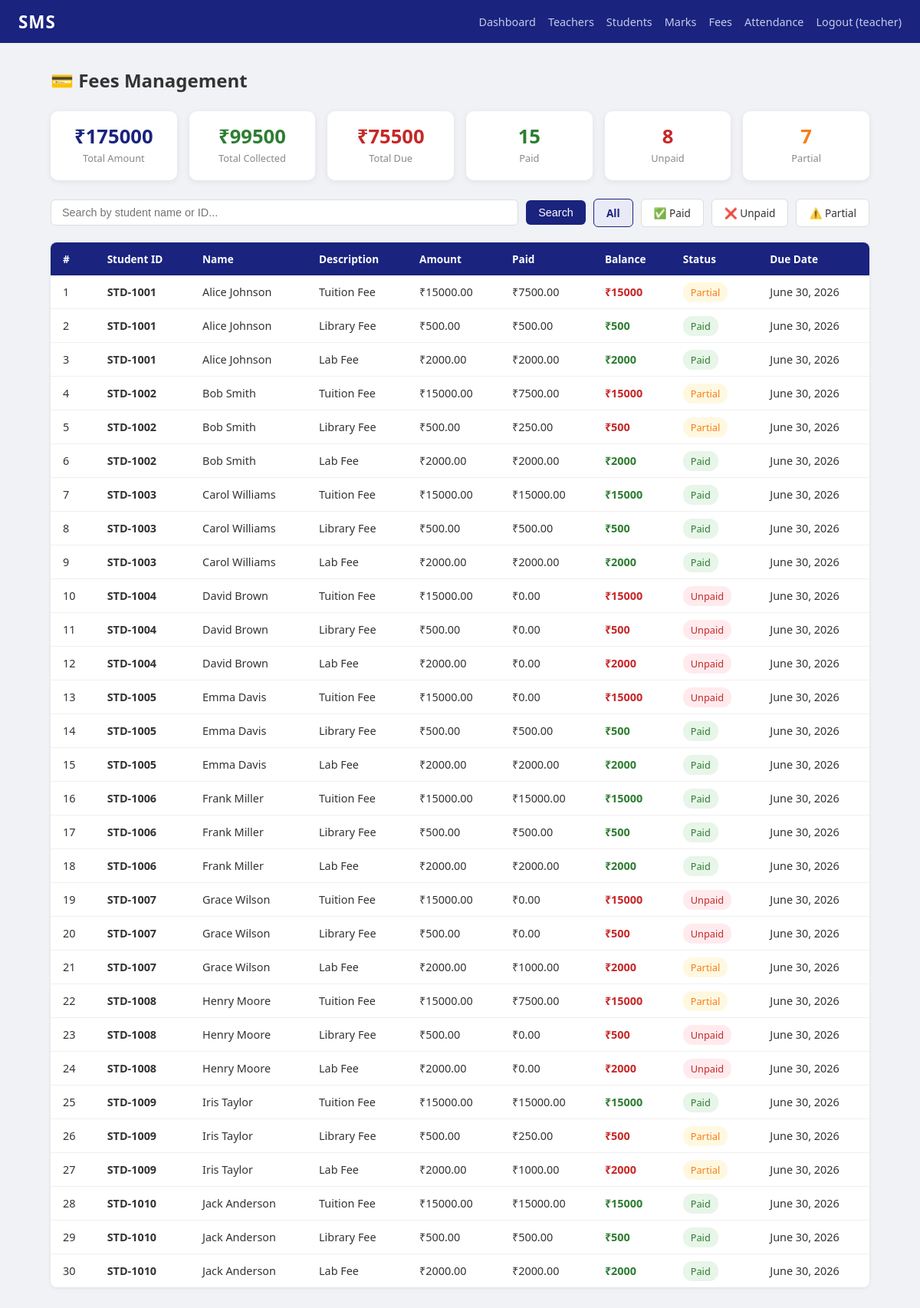
The app's page /fees/ (signed in) with its own data.
### users/models.py (models this page shows, shortened)
class CustomUser(AbstractUser):
    ROLE_ADMIN   = 'admin'
    ROLE_TEACHER = 'teacher'
    ROLE_STUDENT = 'student'
    ROLE_CHOICES = [
        (ROLE_ADMIN,   'Admin'),
        (ROLE_TEACHER, 'Teacher'),
        (ROLE_STUDENT, 'Student'),
    ]
    role = models.CharField(max_length=10, choices=ROLE_CHOICES, default=ROLE_STUDENT)
    def is_admin(self):
        return self.role == self.ROLE_ADMIN or self.is_superuser

### fees/models.py (models this page shows, shortened)
class Fee(models.Model):
    STATUS_PAID = 'paid'
    STATUS_UNPAID = 'unpaid'
    STATUS_PARTIAL = 'partial'
    STATUS_CHOICES = [
        (STATUS_PAID, 'Paid'),
        (STATUS_UNPAID, 'Unpaid'),
        (STATUS_PARTIAL, 'Partial'),
    ]
    student = models.ForeignKey(Student, on_delete=models.CASCADE, related_name='fees')
    amount = models.DecimalField(max_digits=10, decimal_places=2)
    paid_amount = models.DecimalField(max_digits=10, decimal_places=2, default=0)
    status = models.CharField(max_length=10, choices=STATUS_CHOICES, default=STATUS_UNPAID)
    due_date = models.DateField()
    description = models.CharField(max_length=200, blank=True)
    created_at = models.DateTimeField(auto_now_add=True)
    updated_at = models.DateTimeField(auto_now=True)
    class Meta:
        ordering = ['-due_date']

### students/models.py (models this page shows, shortened)
class Student(models.Model):
    user = models.OneToOneField(CustomUser, on_delete=models.CASCADE, related_name='student_profile')
    student_id = models.CharField(max_length=20, unique=True)
    department = models.ForeignKey(Department, on_delete=models.SET_NULL, null=True)
    age = models.PositiveIntegerField(default=18)
    address = models.CharField(max_length=500, blank=True)
    phone = models.CharField(max_length=20, blank=True)
    enrolled_date = models.DateField(auto_now_add=True)
    class Meta:
        ordering = ['student_id']

### fees/views.py (the view)
# urls.py: path('', fees_view, name='fees'),     # /fees/
@login_required
def fees_view(request):
    user = request.user
    if user.is_admin() or user.is_teacher():
        fees = Fee.objects.select_related('student__user').all()
        from django.db.models import Sum, Count
        total_amount  = fees.aggregate(t=Sum('amount'))['t'] or 0
        total_paid    = fees.aggregate(t=Sum('paid_amount'))['t'] or 0
        count_paid    = fees.filter(status='paid').count()
        count_unpaid  = fees.filter(status='unpaid').count()
        count_partial = fees.filter(status='partial').count()
        status_filter = request.GET.get('status', '')
        if status_filter:
            fees = fees.filter(status=status_filter)
        search = request.GET.get('q', '')
        if search:
            fees = fees.filter(student__student_id__icontains=search) | \
                   fees.filter(student__user__first_name__icontains=search) | \
                   fees.filter(student__user__last_name__icontains=search)
        return render(request, 'teacher/fees.html', {
            'fees': fees,
            'total_amount':  total_amount,
            'total_paid':    total_paid,
            'total_due':     total_amount - total_paid,
            'count_paid':    count_paid,
            'count_unpaid':  count_unpaid,
            'count_partial': count_partial,
            'status_filter': status_filter,
            'search':        search,
        })
    student = get_object_or_404(Student, user=user)
    fees = Fee.objects.filter(student=student)
    return render(request, 'student/fees.html', {'fees': fees})

### templates/teacher/fees.html (shortened to what this page needs)
{% extends 'base.html' %}
{% block content %}
<div class="page-top" style="display:flex;justify-content:space-between;align-items:center;margin-bottom:24px;">
    <h2>💳 Fees Management</h2>
</div>
<div class="fee-stats">
    <div class="fee-stat-box">
        <div class="num num-blue">₹{{ total_amount }}</div>
        <div class="lbl">Total Amount</div>
    </div>
    <div class="fee-stat-box">
        <div class="num num-green">₹{{ total_paid }}</div>
        <div class="lbl">Total Collected</div>
    </div>
    <div class="fee-stat-box">
        <div class="num num-red">₹{{ total_due }}</div>
        <div class="lbl">Total Due</div>
    </div>
    <div class="fee-stat-box">
        <div class="num num-green">{{ count_paid }}</div>
        <div class="lbl">Paid</div>
    </div>
    <div class="fee-stat-box">
        <div class="num num-red">{{ count_unpaid }}</div>
        <div class="lbl">Unpaid</div>
    </div>
    <div class="fee-stat-box">
        <div class="num num-orange">{{ count_partial }}</div>
        <div class="lbl">Partial</div>
    </div>
</div>
<form method="get" class="filter-bar">
    <input type="text" name="q" value="{{ search }}" placeholder="Search by student name or ID...">
    <button type="submit" class="btn btn-primary" style="padding:8px 16px;">Search</button>
    <a href="?status=" class="filter-btn {% if not status_filter %}active-all{% endif %}">All</a>
    <a href="?status=paid" class="filter-btn {% if status_filter == 'paid' %}active-paid{% endif %}">✅ Paid</a>
    <a href="?status=unpaid" class="filter-btn {% if status_filter == 'unpaid' %}active-unpaid{% endif %}">❌ Unpaid</a>
    <a href="?status=partial" class="filter-btn {% if status_filter == 'partial' %}active-partial{% endif %}">⚠️ Partial</a>
</form>
<table class="table">
    <thead>
        <tr>
            <th>#</th>
            <th>Student ID</th>
            <th>Name</th>
            <th>Description</th>
            <th>Amount</th>
            <th>Paid</th>
            <th>Balance</th>
            <th>Status</th>
            <th>Due Date</th>
        </tr>
    </thead>
    <tbody>
        {% for f in fees %}
        {% with balance=f.amount|add:"-0" %}
        <tr>
            <td>{{ forloop.counter }}</td>
            <td><strong>{{ f.student.student_id }}</strong></td>
            <td>{{ f.student.user.get_full_name }}</td>
            <td>{{ f.description }}</td>
            <td>₹{{ f.amount }}</td>
            <td>₹{{ f.paid_amount }}</td>
            <td class="balance-col {% if f.paid_amount >= f.amount %}balance-zero{% else %}balance-due{% endif %}">
                ₹{{ f.amount|add:"-0" }}
            </td>
            <td><span class="badge badge-{{ f.status }}">{{ f.get_status_display }}</span></td>
            <td>{{ f.due_date }}</td>
        </tr>
        {% endwith %}
        {% empty %}
        <tr><td colspan="9" style="text-align:center;color:#888;padding:30px;">No fee records found.</td></tr>
        {% endfor %}
    </tbody>
</table>
{% endblock %}

### templates/base.html (shortened to what this page needs)
<!DOCTYPE html>
<html lang="en">
<head>
    {% load static %}
    <link rel="stylesheet" href="{% static 'css/main.css' %}">
</head>
<body>
{% if user.is_authenticated %}
<nav class="navbar">
    <div class="nav-brand">SMS</div>
    <ul class="nav-links">
        <li><a href="{% url 'dashboard' %}">Dashboard</a></li>
        {% if user.role == 'admin' or user.is_superuser %}
        <li><a href="{% url 'teacher_list' %}">Teachers</a></li>
        <li><a href="{% url 'student_list' %}">Students</a></li>
        <li><a href="{% url 'marks' %}">Marks</a></li>
        <li><a href="{% url 'fees' %}">Fees</a></li>
        <li><a href="{% url 'attendance' %}">Attendance</a></li>
        {% elif user.role == 'teacher' %}
        <li><a href="{% url 'student_list' %}">Students</a></li>
        <li><a href="{% url 'marks' %}">Marks</a></li>
        <li><a href="{% url 'fees' %}">Fees</a></li>
        <li><a href="{% url 'attendance' %}">Attendance</a></li>
        {% else %}
        <li><a href="{% url 'student_profile' %}">Profile</a></li>
        <li><a href="{% url 'marks' %}">My Marks</a></li>
        <li><a href="{% url 'fees' %}">My Fees</a></li>
        <li><a href="{% url 'attendance' %}">Attendance</a></li>
        {% endif %}
        <li><a href="{% url 'logout' %}">Logout ({{ user.username }})</a></li>
    </ul>
</nav>
{% endif %}
<main class="container">
    {% block content %}{% endblock %}
</main>
</body>
</html>

### static/css/main.css (style rules this page uses)
* { box-sizing: border-box; margin: 0; padding: 0; }
body { font-family: 'Segoe UI', sans-serif; background: #f0f2f5; color: #333; }
.navbar { background: #1a237e; color: white; display: flex; align-items: center; justify-content: space-between; padding: 0 24px; height: 56px; }
.nav-brand { font-size: 1.4rem; font-weight: 700; letter-spacing: 1px; }
.nav-links { list-style: none; display: flex; gap: 16px; }
.nav-links a { color: #c5cae9; text-decoration: none; font-size: 0.9rem; }
.container { max-width: 1100px; margin: 32px auto; padding: 0 16px; }
.btn { display: inline-block; padding: 10px 20px; border: none; border-radius: 6px; cursor: pointer; font-size: 0.9rem; text-decoration: none; text-align: center; }
.btn-primary { background: #1a237e; color: white; }
.table { width: 100%; border-collapse: collapse; background: white; border-radius: 8px; overflow: hidden; box-shadow: 0 1px 4px rgba(0,0,0,0.08); }
.table th { background: #1a237e; color: white; padding: 12px 16px; text-align: left; font-size: 0.85rem; }
.table td { padding: 12px 16px; border-bottom: 1px solid #f0f0f0; font-size: 0.9rem; }
.table tr:last-child td { border-bottom: none; }
.badge { padding: 4px 10px; border-radius: 12px; font-size: 0.8rem; font-weight: 500; }
.badge-paid { background: #e8f5e9; color: #2e7d32; }
.badge-unpaid { background: #ffebee; color: #c62828; }
.badge-partial { background: #fff8e1; color: #f57f17; }

### templates/teacher/fees.html (style rules this page uses)
.fee-stats { display: grid; grid-template-columns: repeat(auto-fit, minmax(160px, 1fr)); gap: 16px; margin-bottom: 24px; }
.fee-stat-box { background: white; border-radius: 10px; padding: 20px; box-shadow: 0 2px 8px rgba(0,0,0,0.07); text-align: center; }
.fee-stat-box .num { font-size: 1.6rem; font-weight: 700; line-height: 1; margin-bottom: 6px; }
.fee-stat-box .lbl { font-size: 0.8rem; color: #888; }
.num-blue { color: #1a237e; }
.num-green { color: #2e7d32; }
.num-red { color: #c62828; }
.num-orange { color: #f57f17; }
.filter-bar { display: flex; gap: 10px; align-items: center; margin-bottom: 20px; flex-wrap: wrap; }
.filter-bar input { padding: 8px 14px; border: 1px solid #ddd; border-radius: 6px; font-size: 0.9rem; flex: 1; min-width: 200px; }
.filter-btn { padding: 8px 16px; border: 1px solid #ddd; border-radius: 6px; background: white; cursor: pointer; font-size: 0.85rem; text-decoration: none; color: #333; }
.filter-btn.active-all { background: #e8eaf6; color: #1a237e; border-color: #1a237e; font-weight: 600; }
.balance-col { font-weight: 600; }
.balance-zero { color: #2e7d32; }
.balance-due { color: #c62828; }

### records on screen
CustomUser: username "teacher"
Fee: student.student_id "STD-1001", student.user.get_full_name "Alice Johnson", description "Tuition Fee", amount "15000.00", paid_amount "7500.00", amount|add "15000", status "Partial", due_date "June 30, 2026"
Fee: student.student_id "STD-1001", student.user.get_full_name "Alice Johnson", description "Library Fee", amount "500.00", paid_amount "500.00", amount|add "500", status "Paid", due_date "June 30, 2026"
Fee: student.student_id "STD-1001", student.user.get_full_name "Alice Johnson", description "Lab Fee", amount "2000.00", paid_amount "2000.00", amount|add "2000", status "Paid", due_date "June 30, 2026"
Fee: student.student_id "STD-1002", student.user.get_full_name "Bob Smith", description "Tuition Fee", amount "15000.00", paid_amount "7500.00", amount|add "15000", status "Partial", due_date "June 30, 2026"
Fee: student.student_id "STD-1002", student.user.get_full_name "Bob Smith", description "Library Fee", amount "500.00", paid_amount "250.00", amount|add "500", status "Partial", due_date "June 30, 2026"
Fee: student.student_id "STD-1002", student.user.get_full_name "Bob Smith", description "Lab Fee", amount "2000.00", paid_amount "2000.00", amount|add "2000", status "Paid", due_date "June 30, 2026"
Fee: student.student_id "STD-1003", student.user.get_full_name "Carol Williams", description "Tuition Fee", amount "15000.00", paid_amount "15000.00", amount|add "15000", status "Paid", due_date "June 30, 2026"
Fee: student.student_id "STD-1003", student.user.get_full_name "Carol Williams", description "Library Fee", amount "500.00", paid_amount "500.00", amount|add "500", status "Paid", due_date "June 30, 2026"
Fee: student.student_id "STD-1003", student.user.get_full_name "Carol Williams", description "Lab Fee", amount "2000.00", paid_amount "2000.00", amount|add "2000", status "Paid", due_date "June 30, 2026"
Fee: student.student_id "STD-1004", student.user.get_full_name "David Brown", description "Tuition Fee", amount "15000.00", paid_amount "0.00", amount|add "15000", status "Unpaid", due_date "June 30, 2026"
Fee: student.student_id "STD-1004", student.user.get_full_name "David Brown", description "Library Fee", amount "500.00", paid_amount "0.00", amount|add "500", status "Unpaid", due_date "June 30, 2026"
Fee: student.student_id "STD-1004", student.user.get_full_name "David Brown", description "Lab Fee", amount "2000.00", paid_amount "0.00", amount|add "2000", status "Unpaid", due_date "June 30, 2026"
Fee: student.student_id "STD-1005", student.user.get_full_name "Emma Davis", description "Tuition Fee", amount "15000.00", paid_amount "0.00", amount|add "15000", status "Unpaid", due_date "June 30, 2026"
Fee: student.student_id "STD-1005", student.user.get_full_name "Emma Davis", description "Library Fee", amount "500.00", paid_amount "500.00", amount|add "500", status "Paid", due_date "June 30, 2026"
Fee: student.student_id "STD-1005", student.user.get_full_name "Emma Davis", description "Lab Fee", amount "2000.00", paid_amount "2000.00", amount|add "2000", status "Paid", due_date "June 30, 2026"
Fee: student.student_id "STD-1006", student.user.get_full_name "Frank Miller", description "Tuition Fee", amount "15000.00", paid_amount "15000.00", amount|add "15000", status "Paid", due_date "June 30, 2026"
Fee: student.student_id "STD-1006", student.user.get_full_name "Frank Miller", description "Library Fee", amount "500.00", paid_amount "500.00", amount|add "500", status "Paid", due_date "June 30, 2026"
Fee: student.student_id "STD-1006", student.user.get_full_name "Frank Miller", description "Lab Fee", amount "2000.00", paid_amount "2000.00", amount|add "2000", status "Paid", due_date "June 30, 2026"
Fee: student.student_id "STD-1007", student.user.get_full_name "Grace Wilson", description "Tuition Fee", amount "15000.00", paid_amount "0.00", amount|add "15000", status "Unpaid", due_date "June 30, 2026"
Fee: student.student_id "STD-1007", student.user.get_full_name "Grace Wilson", description "Library Fee", amount "500.00", paid_amount "0.00", amount|add "500", status "Unpaid", due_date "June 30, 2026"
Fee: student.student_id "STD-1007", student.user.get_full_name "Grace Wilson", description "Lab Fee", amount "2000.00", paid_amount "1000.00", amount|add "2000", status "Partial", due_date "June 30, 2026"
Fee: student.student_id "STD-1008", student.user.get_full_name "Henry Moore", description "Tuition Fee", amount "15000.00", paid_amount "7500.00", amount|add "15000", status "Partial", due_date "June 30, 2026"
Fee: student.student_id "STD-1008", student.user.get_full_name "Henry Moore", description "Library Fee", amount "500.00", paid_amount "0.00", amount|add "500", status "Unpaid", due_date "June 30, 2026"
Fee: student.student_id "STD-1008", student.user.get_full_name "Henry Moore", description "Lab Fee", amount "2000.00", paid_amount "0.00", amount|add "2000", status "Unpaid", due_date "June 30, 2026"
Fee: student.student_id "STD-1009", student.user.get_full_name "Iris Taylor", description "Tuition Fee", amount "15000.00", paid_amount "15000.00", amount|add "15000", status "Paid", due_date "June 30, 2026"
Fee: student.student_id "STD-1009", student.user.get_full_name "Iris Taylor", description "Library Fee", amount "500.00", paid_amount "250.00", amount|add "500", status "Partial", due_date "June 30, 2026"
Fee: student.student_id "STD-1009", student.user.get_full_name "Iris Taylor", description "Lab Fee", amount "2000.00", paid_amount "1000.00", amount|add "2000", status "Partial", due_date "June 30, 2026"
Fee: student.student_id "STD-1010", student.user.get_full_name "Jack Anderson", description "Tuition Fee", amount "15000.00", paid_amount "15000.00", amount|add "15000", status "Paid", due_date "June 30, 2026"
Fee: student.student_id "STD-1010", student.user.get_full_name "Jack Anderson", description "Library Fee", amount "500.00", paid_amount "500.00", amount|add "500", status "Paid", due_date "June 30, 2026"
Fee: student.student_id "STD-1010", student.user.get_full_name "Jack Anderson", description "Lab Fee", amount "2000.00", paid_amount "2000.00", amount|add "2000", status "Paid", due_date "June 30, 2026"

### other values on screen
{{ total_amount }} "175000"
{{ total_paid }} "99500"
{{ total_due }} "75500"
{{ count_paid }} "15"
{{ count_unpaid }} "8"
{{ count_partial }} "7"
